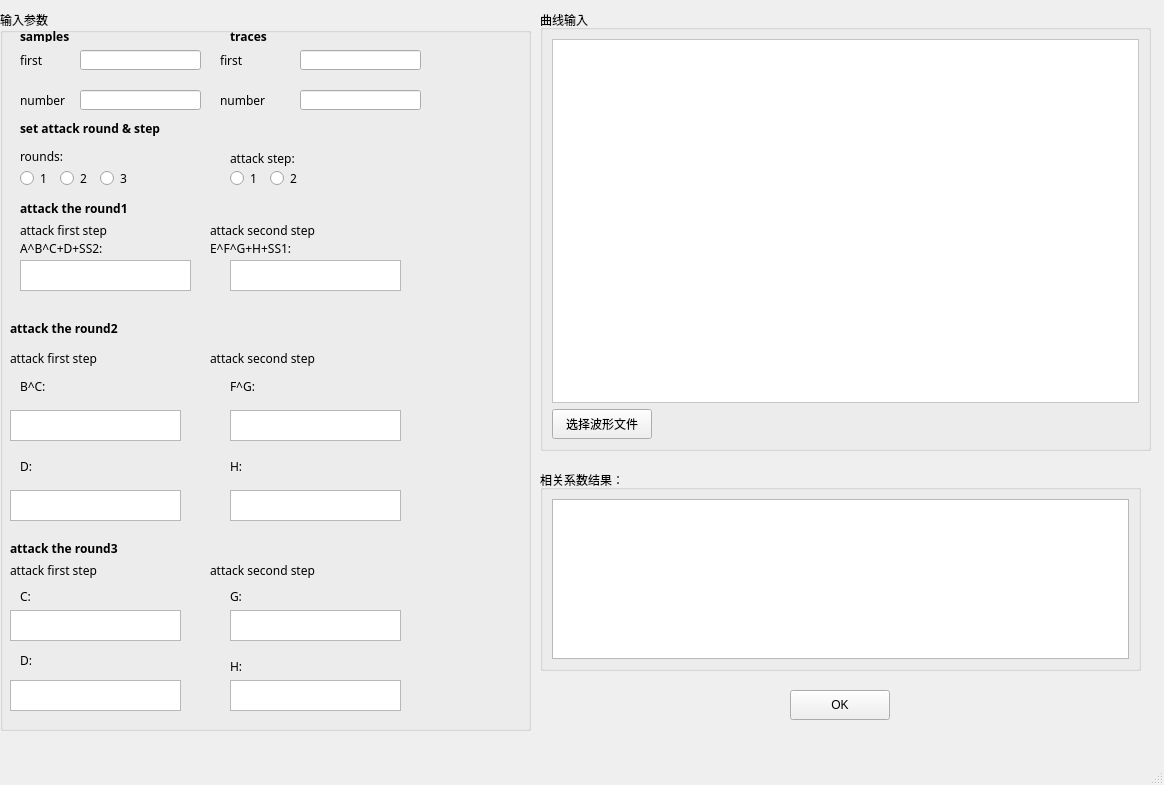
<?xml version="1.0" encoding="UTF-8"?>
<ui version="4.0">
 <class>MainWindow</class>
 <widget class="QMainWindow" name="MainWindow">
  <property name="geometry">
   <rect>
    <x>0</x>
    <y>0</y>
    <width>1164</width>
    <height>785</height>
   </rect>
  </property>
  <property name="windowTitle">
   <string>MainWindow</string>
  </property>
  <widget class="QWidget" name="centralwidget">
   <widget class="QGroupBox" name="groupBox_3">
    <property name="geometry">
     <rect>
      <x>540</x>
      <y>10</y>
      <width>611</width>
      <height>441</height>
     </rect>
    </property>
    <property name="title">
     <string>曲线输入</string>
    </property>
    <layout class="QGridLayout" name="gridLayout">
     <item row="1" column="0">
      <widget class="QPushButton" name="OpenButton">
       <property name="minimumSize">
        <size>
         <width>100</width>
         <height>30</height>
        </size>
       </property>
       <property name="maximumSize">
        <size>
         <width>100</width>
         <height>30</height>
        </size>
       </property>
       <property name="text">
        <string>选择波形文件</string>
       </property>
      </widget>
     </item>
     <item row="0" column="0" colspan="2">
      <widget class="QFrame" name="frame_2">
       <property name="styleSheet">
        <string notr="true">background-color: rgb(255, 255, 255);</string>
       </property>
       <property name="frameShape">
        <enum>QFrame::StyledPanel</enum>
       </property>
       <property name="frameShadow">
        <enum>QFrame::Raised</enum>
       </property>
       <layout class="QGridLayout" name="gridLayout_4"/>
      </widget>
     </item>
    </layout>
   </widget>
   <widget class="QGroupBox" name="groupBox_2">
    <property name="geometry">
     <rect>
      <x>540</x>
      <y>470</y>
      <width>601</width>
      <height>201</height>
     </rect>
    </property>
    <property name="title">
     <string>相关系数结果：</string>
    </property>
    <layout class="QGridLayout" name="gridLayout_2">
     <item row="0" column="0">
      <widget class="QTextEdit" name="OUTPUT">
       <property name="font">
        <font>
         <family>微软雅黑</family>
         <pointsize>12</pointsize>
        </font>
       </property>
       <property name="focusPolicy">
        <enum>Qt::NoFocus</enum>
       </property>
       <property name="readOnly">
        <bool>true</bool>
       </property>
       <property name="html">
        <string>&lt;!DOCTYPE HTML PUBLIC &quot;-//W3C//DTD HTML 4.0//EN&quot; &quot;http://www.w3.org/TR/REC-html40/strict.dtd&quot;&gt;
&lt;html&gt;&lt;head&gt;&lt;meta name=&quot;qrichtext&quot; content=&quot;1&quot; /&gt;&lt;style type=&quot;text/css&quot;&gt;
p, li { white-space: pre-wrap; }
&lt;/style&gt;&lt;/head&gt;&lt;body style=&quot; font-family:'微软雅黑'; font-size:12pt; font-weight:400; font-style:normal;&quot;&gt;
&lt;p style=&quot;-qt-paragraph-type:empty; margin-top:0px; margin-bottom:0px; margin-left:0px; margin-right:0px; -qt-block-indent:0; text-indent:0px; font-family:'SimSun';&quot;&gt;&lt;br /&gt;&lt;/p&gt;&lt;/body&gt;&lt;/html&gt;</string>
       </property>
      </widget>
     </item>
    </layout>
   </widget>
   <widget class="QPushButton" name="ProcessButton">
    <property name="geometry">
     <rect>
      <x>790</x>
      <y>690</y>
      <width>100</width>
      <height>30</height>
     </rect>
    </property>
    <property name="minimumSize">
     <size>
      <width>100</width>
      <height>30</height>
     </size>
    </property>
    <property name="maximumSize">
     <size>
      <width>100</width>
      <height>30</height>
     </size>
    </property>
    <property name="text">
     <string>OK</string>
    </property>
   </widget>
   <widget class="QGroupBox" name="groupBox">
    <property name="geometry">
     <rect>
      <x>0</x>
      <y>10</y>
      <width>531</width>
      <height>721</height>
     </rect>
    </property>
    <property name="font">
     <font>
      <family>微软雅黑</family>
     </font>
    </property>
    <property name="title">
     <string>输入参数</string>
    </property>
    <widget class="QRadioButton" name="radioButton_3">
     <property name="geometry">
      <rect>
       <x>100</x>
       <y>160</y>
       <width>31</width>
       <height>16</height>
      </rect>
     </property>
     <property name="text">
      <string>3</string>
     </property>
    </widget>
    <widget class="QLabel" name="label_6">
     <property name="geometry">
      <rect>
       <x>220</x>
       <y>40</y>
       <width>61</width>
       <height>21</height>
      </rect>
     </property>
     <property name="text">
      <string>first</string>
     </property>
     <property name="buddy">
      <cstring>lineEdit_3</cstring>
     </property>
    </widget>
    <widget class="QLineEdit" name="lineEdit_1">
     <property name="geometry">
      <rect>
       <x>80</x>
       <y>40</y>
       <width>121</width>
       <height>20</height>
      </rect>
     </property>
    </widget>
    <widget class="QLabel" name="label_18">
     <property name="geometry">
      <rect>
       <x>210</x>
       <y>340</y>
       <width>271</width>
       <height>16</height>
      </rect>
     </property>
     <property name="text">
      <string>attack second step</string>
     </property>
    </widget>
    <widget class="QLabel" name="label_19">
     <property name="geometry">
      <rect>
       <x>20</x>
       <y>370</y>
       <width>54</width>
       <height>12</height>
      </rect>
     </property>
     <property name="text">
      <string>B^C:</string>
     </property>
     <property name="buddy">
      <cstring>textEdit_4</cstring>
     </property>
    </widget>
    <widget class="QLabel" name="label_4">
     <property name="geometry">
      <rect>
       <x>20</x>
       <y>40</y>
       <width>54</width>
       <height>21</height>
      </rect>
     </property>
     <property name="text">
      <string>first</string>
     </property>
     <property name="buddy">
      <cstring>lineEdit_1</cstring>
     </property>
    </widget>
    <widget class="QLabel" name="label_11">
     <property name="geometry">
      <rect>
       <x>20</x>
       <y>190</y>
       <width>141</width>
       <height>16</height>
      </rect>
     </property>
     <property name="font">
      <font>
       <family>微软雅黑</family>
       <weight>75</weight>
       <bold>true</bold>
      </font>
     </property>
     <property name="text">
      <string>attack the round1</string>
     </property>
    </widget>
    <widget class="QLineEdit" name="lineEdit_2">
     <property name="geometry">
      <rect>
       <x>80</x>
       <y>80</y>
       <width>121</width>
       <height>20</height>
      </rect>
     </property>
    </widget>
    <widget class="QTextEdit" name="textEdit_3">
     <property name="geometry">
      <rect>
       <x>230</x>
       <y>250</y>
       <width>171</width>
       <height>31</height>
      </rect>
     </property>
    </widget>
    <widget class="QLabel" name="label_10">
     <property name="geometry">
      <rect>
       <x>230</x>
       <y>140</y>
       <width>81</width>
       <height>16</height>
      </rect>
     </property>
     <property name="font">
      <font>
       <family>微软雅黑</family>
       <weight>50</weight>
       <bold>false</bold>
      </font>
     </property>
     <property name="text">
      <string>attack step:</string>
     </property>
    </widget>
    <widget class="QLabel" name="label_13">
     <property name="geometry">
      <rect>
       <x>20</x>
       <y>230</y>
       <width>141</width>
       <height>16</height>
      </rect>
     </property>
     <property name="text">
      <string>A^B^C+D+SS2:</string>
     </property>
     <property name="buddy">
      <cstring>OUTPUT</cstring>
     </property>
    </widget>
    <widget class="QLabel" name="label_24">
     <property name="geometry">
      <rect>
       <x>10</x>
       <y>550</y>
       <width>141</width>
       <height>20</height>
      </rect>
     </property>
     <property name="text">
      <string>attack first step</string>
     </property>
    </widget>
    <widget class="QLabel" name="label_16">
     <property name="geometry">
      <rect>
       <x>10</x>
       <y>310</y>
       <width>141</width>
       <height>16</height>
      </rect>
     </property>
     <property name="font">
      <font>
       <family>微软雅黑</family>
       <weight>75</weight>
       <bold>true</bold>
      </font>
     </property>
     <property name="text">
      <string>attack the round2</string>
     </property>
    </widget>
    <widget class="QLineEdit" name="lineEdit_4">
     <property name="geometry">
      <rect>
       <x>300</x>
       <y>80</y>
       <width>121</width>
       <height>20</height>
      </rect>
     </property>
    </widget>
    <widget class="QLabel" name="label_23">
     <property name="geometry">
      <rect>
       <x>10</x>
       <y>530</y>
       <width>141</width>
       <height>16</height>
      </rect>
     </property>
     <property name="font">
      <font>
       <family>微软雅黑</family>
       <weight>75</weight>
       <bold>true</bold>
      </font>
     </property>
     <property name="text">
      <string>attack the round3</string>
     </property>
    </widget>
    <widget class="QTextEdit" name="textEdit_6">
     <property name="geometry">
      <rect>
       <x>230</x>
       <y>400</y>
       <width>171</width>
       <height>31</height>
      </rect>
     </property>
    </widget>
    <widget class="QTextEdit" name="textEdit_8">
     <property name="geometry">
      <rect>
       <x>10</x>
       <y>600</y>
       <width>171</width>
       <height>31</height>
      </rect>
     </property>
    </widget>
    <widget class="QLabel" name="label_15">
     <property name="geometry">
      <rect>
       <x>210</x>
       <y>230</y>
       <width>241</width>
       <height>16</height>
      </rect>
     </property>
     <property name="text">
      <string>E^F^G+H+SS1:</string>
     </property>
     <property name="buddy">
      <cstring>textEdit_3</cstring>
     </property>
    </widget>
    <widget class="QLineEdit" name="lineEdit_3">
     <property name="geometry">
      <rect>
       <x>300</x>
       <y>40</y>
       <width>121</width>
       <height>20</height>
      </rect>
     </property>
    </widget>
    <widget class="QRadioButton" name="radioButton_4">
     <property name="geometry">
      <rect>
       <x>230</x>
       <y>160</y>
       <width>31</width>
       <height>16</height>
      </rect>
     </property>
     <property name="text">
      <string>1</string>
     </property>
    </widget>
    <widget class="QTextEdit" name="textEdit_11">
     <property name="geometry">
      <rect>
       <x>230</x>
       <y>670</y>
       <width>171</width>
       <height>31</height>
      </rect>
     </property>
    </widget>
    <widget class="QLabel" name="label_2">
     <property name="geometry">
      <rect>
       <x>20</x>
       <y>20</y>
       <width>54</width>
       <height>12</height>
      </rect>
     </property>
     <property name="font">
      <font>
       <family>微软雅黑</family>
       <weight>75</weight>
       <bold>true</bold>
      </font>
     </property>
     <property name="text">
      <string>samples</string>
     </property>
    </widget>
    <widget class="QTextEdit" name="textEdit_9">
     <property name="geometry">
      <rect>
       <x>10</x>
       <y>670</y>
       <width>171</width>
       <height>31</height>
      </rect>
     </property>
    </widget>
    <widget class="QLabel" name="label_12">
     <property name="geometry">
      <rect>
       <x>20</x>
       <y>210</y>
       <width>141</width>
       <height>20</height>
      </rect>
     </property>
     <property name="font">
      <font>
       <family>微软雅黑</family>
       <weight>50</weight>
       <bold>false</bold>
      </font>
     </property>
     <property name="text">
      <string>attack first step</string>
     </property>
    </widget>
    <widget class="QLabel" name="label_17">
     <property name="geometry">
      <rect>
       <x>10</x>
       <y>340</y>
       <width>151</width>
       <height>16</height>
      </rect>
     </property>
     <property name="text">
      <string>attack first step</string>
     </property>
    </widget>
    <widget class="QLabel" name="label_5">
     <property name="geometry">
      <rect>
       <x>20</x>
       <y>80</y>
       <width>61</width>
       <height>21</height>
      </rect>
     </property>
     <property name="text">
      <string>number</string>
     </property>
     <property name="buddy">
      <cstring>lineEdit_2</cstring>
     </property>
    </widget>
    <widget class="QLabel" name="label_8">
     <property name="geometry">
      <rect>
       <x>20</x>
       <y>110</y>
       <width>161</width>
       <height>16</height>
      </rect>
     </property>
     <property name="font">
      <font>
       <family>微软雅黑</family>
       <weight>75</weight>
       <bold>true</bold>
      </font>
     </property>
     <property name="text">
      <string>set attack round &amp; step</string>
     </property>
    </widget>
    <widget class="QRadioButton" name="radioButton_1">
     <property name="geometry">
      <rect>
       <x>20</x>
       <y>160</y>
       <width>31</width>
       <height>16</height>
      </rect>
     </property>
     <property name="text">
      <string>1</string>
     </property>
    </widget>
    <widget class="QTextEdit" name="textEdit_7">
     <property name="geometry">
      <rect>
       <x>230</x>
       <y>480</y>
       <width>171</width>
       <height>31</height>
      </rect>
     </property>
    </widget>
    <widget class="QTextEdit" name="textEdit_4">
     <property name="geometry">
      <rect>
       <x>10</x>
       <y>400</y>
       <width>171</width>
       <height>31</height>
      </rect>
     </property>
    </widget>
    <widget class="QLabel" name="label_25">
     <property name="geometry">
      <rect>
       <x>210</x>
       <y>550</y>
       <width>301</width>
       <height>20</height>
      </rect>
     </property>
     <property name="text">
      <string>attack second step</string>
     </property>
    </widget>
    <widget class="QTextEdit" name="textEdit_10">
     <property name="geometry">
      <rect>
       <x>230</x>
       <y>600</y>
       <width>171</width>
       <height>31</height>
      </rect>
     </property>
    </widget>
    <widget class="QLabel" name="label_28">
     <property name="geometry">
      <rect>
       <x>230</x>
       <y>580</y>
       <width>54</width>
       <height>12</height>
      </rect>
     </property>
     <property name="text">
      <string>G:</string>
     </property>
     <property name="buddy">
      <cstring>textEdit_10</cstring>
     </property>
    </widget>
    <widget class="QLabel" name="label_7">
     <property name="geometry">
      <rect>
       <x>220</x>
       <y>80</y>
       <width>61</width>
       <height>21</height>
      </rect>
     </property>
     <property name="text">
      <string>number</string>
     </property>
     <property name="buddy">
      <cstring>lineEdit_4</cstring>
     </property>
    </widget>
    <widget class="QLabel" name="label_3">
     <property name="geometry">
      <rect>
       <x>230</x>
       <y>20</y>
       <width>54</width>
       <height>12</height>
      </rect>
     </property>
     <property name="font">
      <font>
       <family>微软雅黑</family>
       <weight>75</weight>
       <bold>true</bold>
      </font>
     </property>
     <property name="text">
      <string>traces</string>
     </property>
    </widget>
    <widget class="QRadioButton" name="radioButton_2">
     <property name="geometry">
      <rect>
       <x>60</x>
       <y>160</y>
       <width>31</width>
       <height>16</height>
      </rect>
     </property>
     <property name="text">
      <string>2</string>
     </property>
    </widget>
    <widget class="QRadioButton" name="radioButton_5">
     <property name="geometry">
      <rect>
       <x>270</x>
       <y>160</y>
       <width>31</width>
       <height>16</height>
      </rect>
     </property>
     <property name="text">
      <string>2</string>
     </property>
    </widget>
    <widget class="QLabel" name="label_21">
     <property name="geometry">
      <rect>
       <x>230</x>
       <y>370</y>
       <width>54</width>
       <height>12</height>
      </rect>
     </property>
     <property name="text">
      <string>F^G:</string>
     </property>
     <property name="buddy">
      <cstring>textEdit_6</cstring>
     </property>
    </widget>
    <widget class="QLabel" name="label_9">
     <property name="geometry">
      <rect>
       <x>20</x>
       <y>140</y>
       <width>54</width>
       <height>12</height>
      </rect>
     </property>
     <property name="font">
      <font>
       <family>微软雅黑</family>
       <weight>50</weight>
       <bold>false</bold>
      </font>
     </property>
     <property name="text">
      <string>rounds:</string>
     </property>
    </widget>
    <widget class="QLabel" name="label_27">
     <property name="geometry">
      <rect>
       <x>20</x>
       <y>640</y>
       <width>54</width>
       <height>20</height>
      </rect>
     </property>
     <property name="text">
      <string>D:</string>
     </property>
     <property name="buddy">
      <cstring>textEdit_9</cstring>
     </property>
    </widget>
    <widget class="QLabel" name="label_29">
     <property name="geometry">
      <rect>
       <x>230</x>
       <y>650</y>
       <width>54</width>
       <height>12</height>
      </rect>
     </property>
     <property name="text">
      <string>H:</string>
     </property>
     <property name="buddy">
      <cstring>textEdit_11</cstring>
     </property>
    </widget>
    <widget class="QLabel" name="label_14">
     <property name="geometry">
      <rect>
       <x>210</x>
       <y>210</y>
       <width>271</width>
       <height>20</height>
      </rect>
     </property>
     <property name="font">
      <font>
       <family>微软雅黑</family>
       <weight>50</weight>
       <bold>false</bold>
      </font>
     </property>
     <property name="text">
      <string>attack second step</string>
     </property>
    </widget>
    <widget class="QLabel" name="label_26">
     <property name="geometry">
      <rect>
       <x>20</x>
       <y>580</y>
       <width>54</width>
       <height>12</height>
      </rect>
     </property>
     <property name="text">
      <string>C:</string>
     </property>
     <property name="buddy">
      <cstring>textEdit_8</cstring>
     </property>
    </widget>
    <widget class="QLabel" name="label_20">
     <property name="geometry">
      <rect>
       <x>20</x>
       <y>450</y>
       <width>54</width>
       <height>12</height>
      </rect>
     </property>
     <property name="text">
      <string>D:</string>
     </property>
     <property name="buddy">
      <cstring>textEdit_5</cstring>
     </property>
    </widget>
    <widget class="QLabel" name="label_22">
     <property name="geometry">
      <rect>
       <x>230</x>
       <y>450</y>
       <width>54</width>
       <height>12</height>
      </rect>
     </property>
     <property name="text">
      <string>H:</string>
     </property>
     <property name="buddy">
      <cstring>textEdit_7</cstring>
     </property>
    </widget>
    <widget class="QTextEdit" name="textEdit_5">
     <property name="geometry">
      <rect>
       <x>10</x>
       <y>480</y>
       <width>171</width>
       <height>31</height>
      </rect>
     </property>
    </widget>
    <widget class="QTextEdit" name="textEdit_2">
     <property name="geometry">
      <rect>
       <x>20</x>
       <y>250</y>
       <width>171</width>
       <height>31</height>
      </rect>
     </property>
    </widget>
   </widget>
  </widget>
  <widget class="QMenuBar" name="menubar">
   <property name="geometry">
    <rect>
     <x>0</x>
     <y>0</y>
     <width>1164</width>
     <height>23</height>
    </rect>
   </property>
  </widget>
  <widget class="QStatusBar" name="statusbar"/>
 </widget>
 <resources/>
 <connections/>
</ui>
